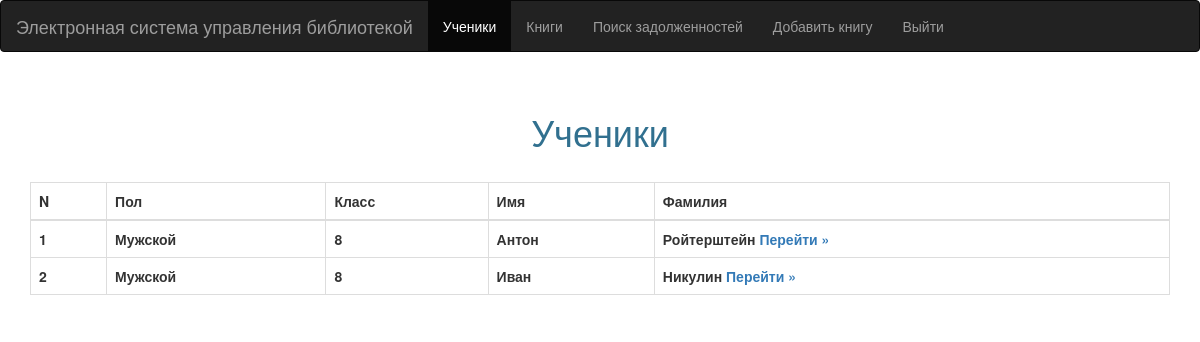
Page /get_students on the earlier database version.
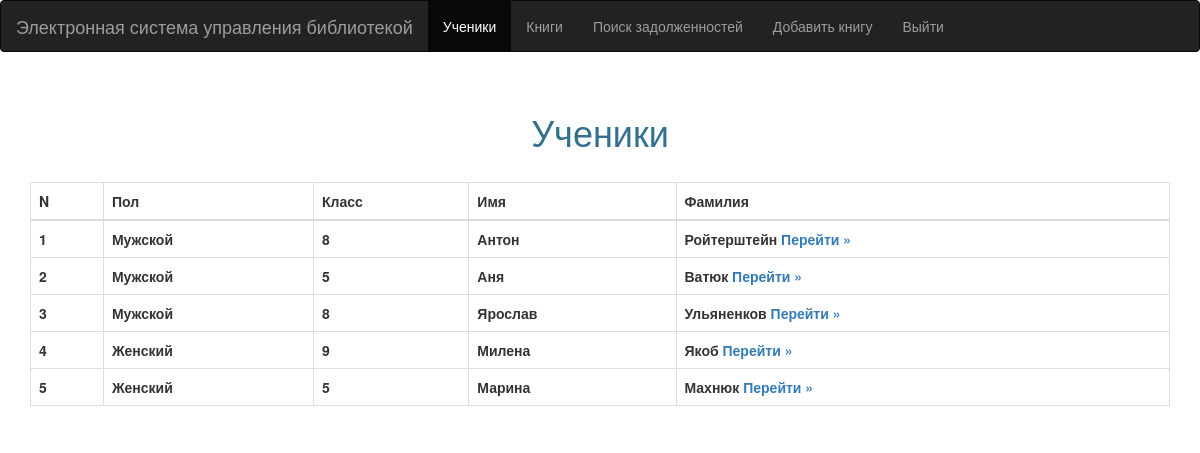
Same page on the later database version.
### tables this page shows
CREATE TABLE Main_Tab(ID INTEGER PRIMARY KEY AUTOINCREMENT, Sex int NULL, Grade int NULL, First_Name nvarchar(150), Last_Name nvarchar(150), ID_Vk nvarchar(100), gym nvarchar(100) NULL);

### server.py (the view)
@app.route('/get_students', methods=['GET', 'POST'])
def get_students():
    stud = executes_for_web.select_tab(0, 1)
    return render_template('stud.html', stud=stud)

### executes_for_web.py (called while the page is built)
def select_tab(tab, start_line):
    print('Trying to connect:')
    try:
        connection = sqlite3.connect('TSL.db', timeout=10)
        print('Connected')
    except:
        print('Could not connect')
    cursor = connection.cursor()
    if tab:
        return list(map(lambda x: x[:-1], cursor.execute("select * from Books_Tab WHERE ID >= '{0}' and ID < '{0}' + 10".format(start_line)).fetchall()))
    return list(map(lambda x: x[:-2], cursor.execute("select * from Main_Tab WHERE ID >= '{0}' and ID < '{0}' + 10".format(start_line)).fetchall()))
    connection.close()

### templates/stud.html
{%extends "layer.html"%}
{% block body %}
<nav class="navbar navbar-inverse">
    <div class="container-fluid">
        <div class="navbar-header">
            <span class="navbar-brand">Электронная система управления библиотекой</span>
        </div>
        <div>
            <ul class="nav navbar-nav">
                <li class="active"><a href="{{ url_for('get_students')}}">Ученики</a></li>
                <li><a href="{{ url_for('get_books')}}">Книги</a></li>
                <li><a href="{{ url_for('main') }}" >Поиск задолженностей</a></li>
                <li><a href="{{ url_for('addbook') }}" >Добавить книгу</a></li>
                <li><a href="{{ url_for('logout') }}">Выйти</a></li>
            </ul>
        </div>
    </div>
</nav>
<br>
<div class="container" align="center">
    <h1 class="text-info">Ученики</h1>
    <br>
     <div class="table-responsive">
        <table class="table table-hover table-bordered">
            <thead>
            <tr class="text-priority">
                <th>N</th>
                <th>Пол</th>
                <th>Класс</th>
                <th>Имя</th>
                <th>Фамилия</th>
            </tr>
           </thead>
            <tbody>
            {%for i in stud%}
            <tr>
                <th>{{i[0]}}</th>
                {% if i[1] == 1 %}
                <th>Мужской</th>
                {% else %}
                <th>Женский</th>
                {% endif %}
                <th>{{i[2]}}</th>
                <th>{{i[3]}}</th>
                <th>{{i[4]}} <a href="{{ url_for('student', name=i[3]+ '_' +i[4])}}">Перейти &raquo;</a></th>
            </tr>
            {% endfor %}
            </tbody>
        </table>
    </div>
</div>
{%endblock%}

### templates/layer.html (shortened to what this page needs)
<!DOCTYPE html>
<html lang="en">
<head>
    <link href="//cdnjs.cloudflare.com/ajax/libs/twitter-bootstrap/3.3.7/css/bootstrap.min.css" rel="stylesheet">
</head>
{%block body%}{%endblock%}
</html>

Differences in the rows shown:
changed Main_Tab id 2: Grade "8" → "5"; First_Name "Иван" → "Аня"; Last_Name "Никулин" → "Ватюк"
added Main_Tab: ID "3", Sex "Мужской", Grade "8", First_Name "Ярослав", Last_Name "Ульяненков"
added Main_Tab: ID "4", Sex "Женский", Grade "9", First_Name "Милена", Last_Name "Якоб"
added Main_Tab: ID "5", Sex "Женский", Grade "5", First_Name "Марина", Last_Name "Махнюк"
